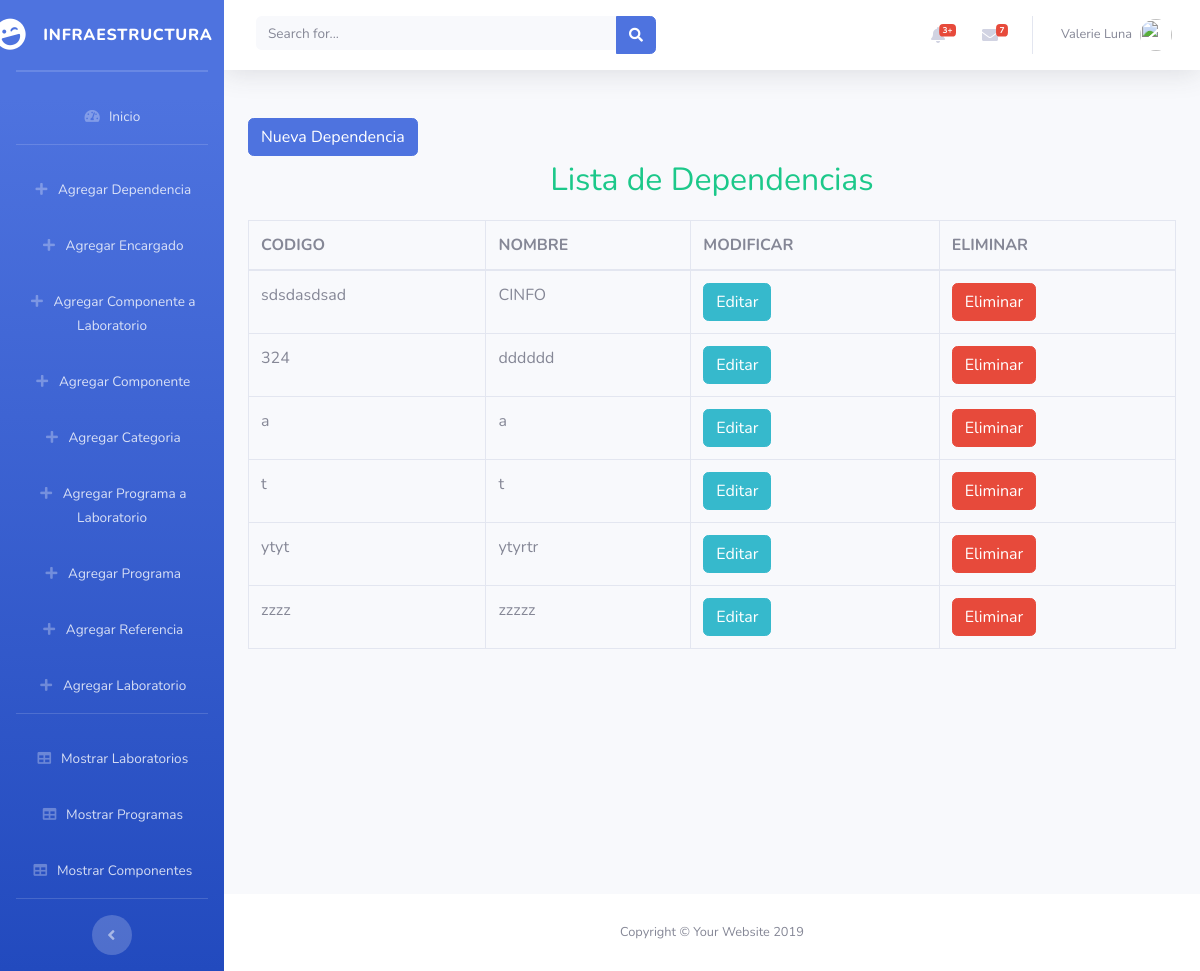
The page /infraestructura/list_dependencia on the database its author committed.
### infraestructura/models.py (models this page shows, shortened)
class Dependencia(models.Model):
    dpn_codigo = models.CharField(max_length=10, primary_key=True)
    dpn_nombre = models.CharField(max_length=30)

### infraestructura/views.py (the view)
# urls.py: path('list_dependencia', views.list_dependencias, name='list_dependencia'),
def list_dependencias(request):
    dependencia = Dependencia.objects.all()
    return render(request, template_name='list_dependencias.html', context={'dependencia': dependencia})

### infraestructura/templates/list_dependencias.html
{% extends "blank.html" %}
{% load staticfiles %}
{% block main %}
    <br>
        <a class="btn btn-primary" href="{% url 'create_dependencia' %}">Nueva Dependencia</a>
    <br>
    <p align="center" class="text-success fa-2x">Lista de Dependencias</p>
    <div>
        <table class="table table-bordered">
            <thead>
                <th>CODIGO</th>
                <th>NOMBRE</th>
                <th>MODIFICAR</th>
                <th>ELIMINAR</th>
            </thead>
            <tbody>
                {% for dep in  dependencia %}
                    <tr>
                        <td>{{ dep.dpn_codigo}}</td>
                        <td>{{ dep.dpn_nombre }}</td>
                        <td><a class="btn btn-info"  href="{% url 'edit_dependencia' dep.dpn_codigo %}"> Editar </a> </td>
                        <td><a class="btn btn-danger" href="{% url 'delete_dependencia' dep.dpn_codigo %}" > Eliminar </a> </td>
                    </tr>
                {% endfor %}
            </tbody>
        </table>
    </div>
{% endblock %}

### rows shown on the page
Dependencia: dpn_codigo "sdsdasdsad", dpn_nombre "CINFO"
Dependencia: dpn_codigo "324", dpn_nombre "dddddd"
Dependencia: dpn_codigo "a", dpn_nombre "a"
Dependencia: dpn_codigo "t", dpn_nombre "t"
Dependencia: dpn_codigo "ytyt", dpn_nombre "ytyrtr"
Dependencia: dpn_codigo "zzzz", dpn_nombre "zzzzz"
